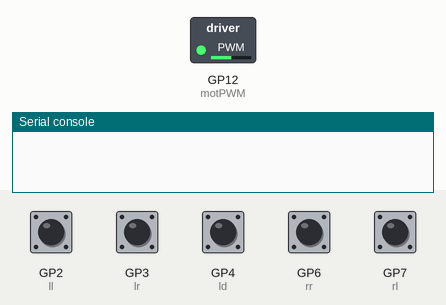
Recording of a program running on a simulated Raspberry Pi Pico running CircuitPython. Shown: switched loads named in the program (green lamp = pin HIGH), the last lines printed to the serial console. The test bench sets the inputs (shaded band); at power-on: GP2 (ll), GP3 (lr), GP4 (ld), GP6 (rr), GP7 (rl) HIGH. Files the program writes start out absent.

Above: at 2.2 s.
2.3 s: GP2 (ll) pulled LOW for 0.15 s
At 3.3 s:
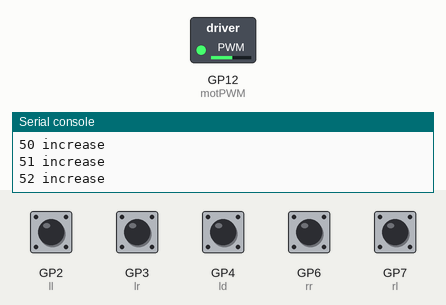
3.9 s: GP3 (lr) pulled LOW for 0.15 s
At 4.7 s:
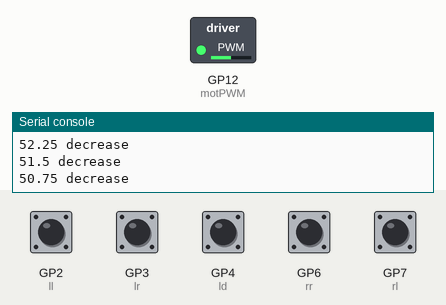
8.7 s: GP2 (ll) pulled LOW for 1 s
At 10.4 s:
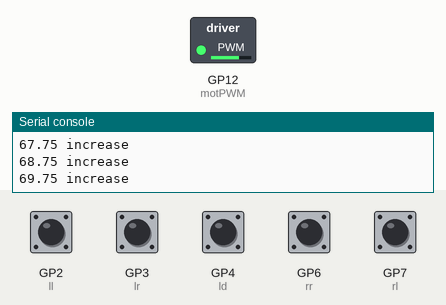
11.7 s: GP2 (ll) pulled LOW for 1 s
At 13.2 s:
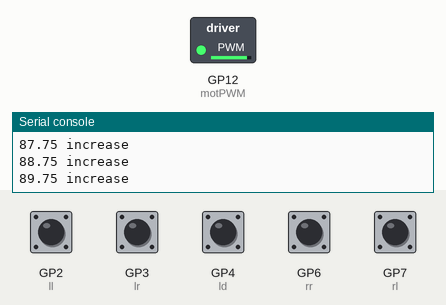
Timing chart, 0 to 14.7 s (numbered marks = the images above; inputs shaded):
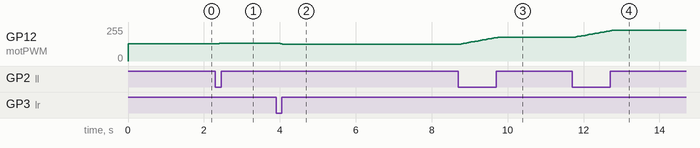

The program:

finalplain.py
```python
import board
import busio
import digitalio
import adafruit_mpu6050
import pwmio
from adafruit_motor import motor
from adafruit_motor import servo
from digitalio import DigitalInOut, Direction, Pull
from time import sleep, monotonic                      #importing libraries

sda_pin = board.GP14                                   #defining sda pin
scl_pin = board.GP15                                   #defining the scl pin
i2c = busio.I2C(scl_pin, sda_pin)                      #creating the i2c from the pins
mpu = adafruit_mpu6050.MPU6050(i2c)

ll = digitalio.DigitalInOut(board.GP2)                 #mapping controller buttons to inputs (abbreviations: first letter is which thumbpad and second letter is which direction eg. ll=left pad left direction)
ll.direction = digitalio.Direction.INPUT
ll.pull = digitalio.Pull.UP

lr = digitalio.DigitalInOut(board.GP3)
lr.direction = digitalio.Direction.INPUT
lr.pull = digitalio.Pull.UP

ld = digitalio.DigitalInOut(board.GP4)
ld.direction = digitalio.Direction.INPUT
ld.pull = digitalio.Pull.UP

rl = digitalio.DigitalInOut(board.GP7)
rl.direction = digitalio.Direction.INPUT
rl.pull = digitalio.Pull.UP

rr = digitalio.DigitalInOut(board.GP6)
rr.direction = digitalio.Direction.INPUT
rr.pull = digitalio.Pull.UP

motPWM = pwmio.PWMOut(board.GP12)                      #telling pico there will be a motor output on pin 12
motPWM.duty_cycle = 2 ** 15

sleep(1)

val=50
count = 0
start=0                                                #setting up variables

with open("/data.csv", "w") as datalog:                #write to this file
#while True:
    while True:
        if start==1:                                   #if start is activated, start recording data
            count+=1
            print(count)
            if count == 10:
                datalog.write(f"{monotonic()},{mpu.acceleration[0]},{mpu.acceleration[1]},{mpu.acceleration[2]},{val}\n")  #writing acceleration data
                datalog.flush()
                count = 0
                print('wrote')
                print(f"{monotonic()},{mpu.acceleration[0]},{mpu.acceleration[1]},{mpu.acceleration[2]}\n")
        if rr.value == False:                          #activate start
            start = 1
        if rl.value == False:                          #deactivate start
            start = 0
        if ll.value == False:                          #increase throttle
            if val < 99:
                print(val, 'increase')
                val += 1
                sleep(.05)
                dval = int(val)*65535/100
                motPWM.duty_cycle = int(dval)
            else: sleep(0.05)
        elif lr.value == False:                        #decrease throttle
            if val > 50:
                val = val - .75
                print(val, 'decrease')
                sleep(.05)
                dval = int(val)*65535/100
                motPWM.duty_cycle = int(dval)
            else: sleep(0.05)
        elif ld.value == False:                        #kill switch
            print('reset')
            val=50
            dval = int(val)*65535/100
            motPWM.duty_cycle = int(dval)
            sleep(.05)
        else:
            sleep(.05)
```

Measured:
- after the input at 2.3 s, GP12 (motPWM): 128/255 → 135/255 after 0.06 s
- after the input at 3.9 s, GP12 (motPWM): 135/255 → 127/255 after 0.06 s
- after the input at 8.7 s, GP12 (motPWM): moves from 127/255 to 178/255 over 0.96 s, starting after 0.08 s
- after the input at 11.7 s, GP12 (motPWM): moves from 178/255 to 229/255 over 0.96 s, starting after 0.09 s
